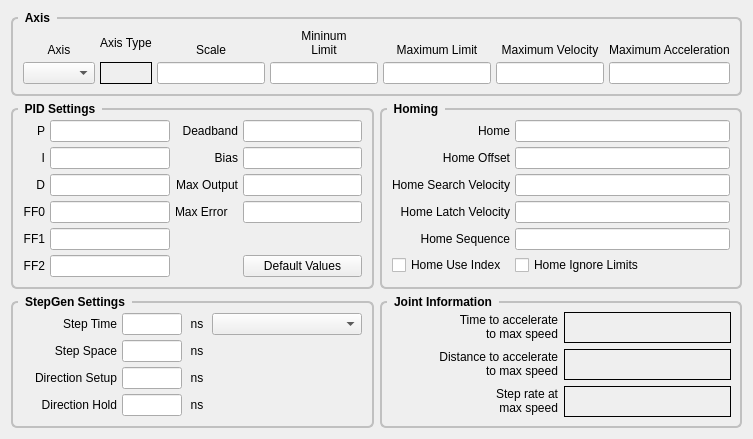
          <widget class="QWidget" name="joint0tab">
           <attribute name="title">
            <string>Joint 0</string>
           </attribute>
           <layout class="QGridLayout" name="gridLayout_2">
            <item row="0" column="0" colspan="2">
             <widget class="QGroupBox" name="jointAxisGroup_0">
              <property name="sizePolicy">
               <sizepolicy hsizetype="Preferred" vsizetype="Preferred">
                <horstretch>0</horstretch>
                <verstretch>0</verstretch>
               </sizepolicy>
              </property>
              <property name="styleSheet">
               <string notr="true">QGroupBox {
    font: bold;
    border: 2px solid silver;
    border-radius: 6px;
    margin-top: 6px;
}

QGroupBox::title {
    subcontrol-origin: margin;
    left: 7px;
    padding: 0px 5px 0px 5px;
}</string>
              </property>
              <property name="title">
               <string>Axis</string>
              </property>
              <layout class="QGridLayout" name="gridLayout_4">
               <property name="margin">
                <number>10</number>
               </property>
               <property name="spacing">
                <number>5</number>
               </property>
               <item row="1" column="1">
                <widget class="QLabel" name="axisType_0">
                 <property name="frameShape">
                  <enum>QFrame::Box</enum>
                 </property>
                 <property name="text">
                  <string/>
                 </property>
                </widget>
               </item>
               <item row="1" column="7">
                <widget class="QLineEdit" name="maxAccel_0">
                 <property name="alignment">
                  <set>Qt::AlignRight|Qt::AlignTrailing|Qt::AlignVCenter</set>
                 </property>
                </widget>
               </item>
               <item row="1" column="0">
                <widget class="QComboBox" name="axisCB_0"/>
               </item>
               <item row="0" column="4">
                <widget class="QLabel" name="label_62">
                 <property name="text">
                  <string>&lt;html&gt;&lt;head/&gt;&lt;body&gt;&lt;p&gt;Mininum&lt;br/&gt;Limit&lt;/p&gt;&lt;/body&gt;&lt;/html&gt;</string>
                 </property>
                 <property name="alignment">
                  <set>Qt::AlignBottom|Qt::AlignHCenter</set>
                 </property>
                 <property name="wordWrap">
                  <bool>true</bool>
                 </property>
                </widget>
               </item>
               <item row="0" column="0">
                <widget class="QLabel" name="label_43">
                 <property name="text">
                  <string>Axis</string>
                 </property>
                 <property name="alignment">
                  <set>Qt::AlignBottom|Qt::AlignHCenter</set>
                 </property>
                </widget>
               </item>
               <item row="1" column="4">
                <widget class="QLineEdit" name="minLimit_0">
                 <property name="alignment">
                  <set>Qt::AlignRight|Qt::AlignTrailing|Qt::AlignVCenter</set>
                 </property>
                </widget>
               </item>
               <item row="1" column="5">
                <widget class="QLineEdit" name="maxLimit_0">
                 <property name="alignment">
                  <set>Qt::AlignRight|Qt::AlignTrailing|Qt::AlignVCenter</set>
                 </property>
                </widget>
               </item>
               <item row="0" column="5">
                <widget class="QLabel" name="label_67">
                 <property name="text">
                  <string>Maximum Limit</string>
                 </property>
                 <property name="textFormat">
                  <enum>Qt::AutoText</enum>
                 </property>
                 <property name="alignment">
                  <set>Qt::AlignBottom|Qt::AlignHCenter</set>
                 </property>
                 <property name="wordWrap">
                  <bool>true</bool>
                 </property>
                </widget>
               </item>
               <item row="0" column="6">
                <widget class="QLabel" name="label_72">
                 <property name="text">
                  <string>Maximum Velocity</string>
                 </property>
                 <property name="alignment">
                  <set>Qt::AlignBottom|Qt::AlignHCenter</set>
                 </property>
                 <property name="wordWrap">
                  <bool>true</bool>
                 </property>
                </widget>
               </item>
               <item row="1" column="6">
                <widget class="QLineEdit" name="maxVelocity_0">
                 <property name="alignment">
                  <set>Qt::AlignRight|Qt::AlignTrailing|Qt::AlignVCenter</set>
                 </property>
                </widget>
               </item>
               <item row="0" column="2">
                <widget class="QLabel" name="label_45">
                 <property name="text">
                  <string>Scale</string>
                 </property>
                 <property name="alignment">
                  <set>Qt::AlignBottom|Qt::AlignHCenter</set>
                 </property>
                </widget>
               </item>
               <item row="0" column="7">
                <widget class="QLabel" name="label_73">
                 <property name="text">
                  <string>Maximum Acceleration</string>
                 </property>
                 <property name="alignment">
                  <set>Qt::AlignBottom|Qt::AlignHCenter</set>
                 </property>
                 <property name="wordWrap">
                  <bool>true</bool>
                 </property>
                </widget>
               </item>
               <item row="0" column="1">
                <widget class="QLabel" name="label_4">
                 <property name="text">
                  <string>Axis Type</string>
                 </property>
                </widget>
               </item>
               <item row="1" column="2">
                <widget class="QLineEdit" name="scale_0"/>
               </item>
              </layout>
             </widget>
            </item>
            <item row="1" column="0">
             <widget class="QGroupBox" name="groupBox_2">
              <property name="styleSheet">
               <string notr="true">QGroupBox {
    font: bold;
    border: 2px solid silver;
    border-radius: 6px;
    margin-top: 6px;
}

QGroupBox::title {
    subcontrol-origin: margin;
    left: 7px;
    padding: 0px 5px 0px 5px;
}</string>
              </property>
              <property name="title">
               <string>PID Settings</string>
              </property>
              <layout class="QGridLayout" name="gridLayout">
               <property name="margin">
                <number>10</number>
               </property>
               <property name="spacing">
                <number>5</number>
               </property>
               <item row="0" column="0">
                <widget class="QLabel" name="label_215">
                 <property name="text">
                  <string>P</string>
                 </property>
                 <property name="alignment">
                  <set>Qt::AlignRight|Qt::AlignTrailing|Qt::AlignVCenter</set>
                 </property>
                </widget>
               </item>
               <item row="0" column="1">
                <widget class="QLineEdit" name="p_0">
                 <property name="text">
                  <string/>
                 </property>
                 <property name="alignment">
                  <set>Qt::AlignRight|Qt::AlignTrailing|Qt::AlignVCenter</set>
                 </property>
                </widget>
               </item>
               <item row="0" column="2">
                <widget class="QLabel" name="label_214">
                 <property name="text">
                  <string>Deadband</string>
                 </property>
                 <property name="alignment">
                  <set>Qt::AlignRight|Qt::AlignTrailing|Qt::AlignVCenter</set>
                 </property>
                </widget>
               </item>
               <item row="0" column="3">
                <widget class="QLineEdit" name="deadband_0">
                 <property name="text">
                  <string/>
                 </property>
                 <property name="alignment">
                  <set>Qt::AlignRight|Qt::AlignTrailing|Qt::AlignVCenter</set>
                 </property>
                </widget>
               </item>
               <item row="1" column="0">
                <widget class="QLabel" name="label_216">
                 <property name="text">
                  <string>I</string>
                 </property>
                 <property name="alignment">
                  <set>Qt::AlignRight|Qt::AlignTrailing|Qt::AlignVCenter</set>
                 </property>
                </widget>
               </item>
               <item row="1" column="1">
                <widget class="QLineEdit" name="i_0">
                 <property name="text">
                  <string/>
                 </property>
                 <property name="alignment">
                  <set>Qt::AlignRight|Qt::AlignTrailing|Qt::AlignVCenter</set>
                 </property>
                </widget>
               </item>
               <item row="1" column="2">
                <widget class="QLabel" name="label_221">
                 <property name="text">
                  <string>Bias</string>
                 </property>
                 <property name="alignment">
                  <set>Qt::AlignRight|Qt::AlignTrailing|Qt::AlignVCenter</set>
                 </property>
                </widget>
               </item>
               <item row="1" column="3">
                <widget class="QLineEdit" name="bias_0">
                 <property name="text">
                  <string/>
                 </property>
                 <property name="alignment">
                  <set>Qt::AlignRight|Qt::AlignTrailing|Qt::AlignVCenter</set>
                 </property>
                </widget>
               </item>
               <item row="2" column="0">
                <widget class="QLabel" name="label_217">
                 <property name="text">
                  <string>D</string>
                 </property>
                 <property name="alignment">
                  <set>Qt::AlignRight|Qt::AlignTrailing|Qt::AlignVCenter</set>
                 </property>
                </widget>
               </item>
               <item row="2" column="1">
                <widget class="QLineEdit" name="d_0">
                 <property name="text">
                  <string/>
                 </property>
                 <property name="alignment">
                  <set>Qt::AlignRight|Qt::AlignTrailing|Qt::AlignVCenter</set>
                 </property>
                </widget>
               </item>
               <item row="2" column="2">
                <widget class="QLabel" name="label_222">
                 <property name="text">
                  <string>Max Output</string>
                 </property>
                 <property name="alignment">
                  <set>Qt::AlignRight|Qt::AlignTrailing|Qt::AlignVCenter</set>
                 </property>
                </widget>
               </item>
               <item row="2" column="3">
                <widget class="QLineEdit" name="maxOutput_0">
                 <property name="text">
                  <string/>
                 </property>
                 <property name="alignment">
                  <set>Qt::AlignRight|Qt::AlignTrailing|Qt::AlignVCenter</set>
                 </property>
                </widget>
               </item>
               <item row="3" column="0">
                <widget class="QLabel" name="label_218">
                 <property name="text">
                  <string>FF0</string>
                 </property>
                 <property name="alignment">
                  <set>Qt::AlignRight|Qt::AlignTrailing|Qt::AlignVCenter</set>
                 </property>
                </widget>
               </item>
               <item row="3" column="1">
                <widget class="QLineEdit" name="ff0_0">
                 <property name="text">
                  <string/>
                 </property>
                 <property name="alignment">
                  <set>Qt::AlignRight|Qt::AlignTrailing|Qt::AlignVCenter</set>
                 </property>
                </widget>
               </item>
               <item row="4" column="0">
                <widget class="QLabel" name="label_219">
                 <property name="text">
                  <string>FF1</string>
                 </property>
                 <property name="alignment">
                  <set>Qt::AlignRight|Qt::AlignTrailing|Qt::AlignVCenter</set>
                 </property>
                </widget>
               </item>
               <item row="4" column="1">
                <widget class="QLineEdit" name="ff1_0">
                 <property name="text">
                  <string/>
                 </property>
                 <property name="alignment">
                  <set>Qt::AlignRight|Qt::AlignTrailing|Qt::AlignVCenter</set>
                 </property>
                </widget>
               </item>
               <item row="5" column="0">
                <widget class="QLabel" name="label_220">
                 <property name="text">
                  <string>FF2</string>
                 </property>
                 <property name="alignment">
                  <set>Qt::AlignRight|Qt::AlignTrailing|Qt::AlignVCenter</set>
                 </property>
                </widget>
               </item>
               <item row="5" column="1">
                <widget class="QLineEdit" name="ff2_0">
                 <property name="text">
                  <string/>
                 </property>
                 <property name="alignment">
                  <set>Qt::AlignRight|Qt::AlignTrailing|Qt::AlignVCenter</set>
                 </property>
                </widget>
               </item>
               <item row="5" column="3">
                <widget class="QPushButton" name="pidDefault_0">
                 <property name="text">
                  <string>Default Values</string>
                 </property>
                </widget>
               </item>
               <item row="3" column="2">
                <widget class="QLabel" name="label_183">
                 <property name="text">
                  <string>Max Error</string>
                 </property>
                </widget>
               </item>
               <item row="3" column="3">
                <widget class="QLineEdit" name="maxError_0">
                 <property name="alignment">
                  <set>Qt::AlignRight|Qt::AlignTrailing|Qt::AlignVCenter</set>
                 </property>
                </widget>
               </item>
              </layout>
             </widget>
            </item>
            <item row="1" column="1">
             <widget class="QGroupBox" name="groupBox_3">
              <property name="styleSheet">
               <string notr="true">QGroupBox {
    font: bold;
    border: 2px solid silver;
    border-radius: 6px;
    margin-top: 6px;
}

QGroupBox::title {
    subcontrol-origin: margin;
    left: 7px;
    padding: 0px 5px 0px 5px;
}</string>
              </property>
              <property name="title">
               <string>Homing</string>
              </property>
              <layout class="QGridLayout" name="gridLayout_3">
               <property name="margin">
                <number>10</number>
               </property>
               <property name="spacing">
                <number>5</number>
               </property>
               <item row="0" column="0">
                <widget class="QLabel" name="label_82">
                 <property name="text">
                  <string>Home</string>
                 </property>
                 <property name="alignment">
                  <set>Qt::AlignRight|Qt::AlignTrailing|Qt::AlignVCenter</set>
                 </property>
                </widget>
               </item>
               <item row="0" column="1">
                <widget class="QLineEdit" name="home_0">
                 <property name="toolTip">
                  <string>&lt;html&gt;&lt;head/&gt;&lt;body&gt;&lt;p&gt;Home is usually set to 0&lt;/p&gt;&lt;/body&gt;&lt;/html&gt;</string>
                 </property>
                 <property name="alignment">
                  <set>Qt::AlignLeading|Qt::AlignLeft|Qt::AlignVCenter</set>
                 </property>
                </widget>
               </item>
               <item row="1" column="0">
                <widget class="QLabel" name="label_83">
                 <property name="text">
                  <string>Home Offset</string>
                 </property>
                 <property name="alignment">
                  <set>Qt::AlignRight|Qt::AlignTrailing|Qt::AlignVCenter</set>
                 </property>
                </widget>
               </item>
               <item row="1" column="1">
                <widget class="QLineEdit" name="homeOffset_0">
                 <property name="toolTip">
                  <string>&lt;html&gt;&lt;head/&gt;&lt;body&gt;&lt;p&gt;Home Offset can be used to back off of the home switch&lt;/p&gt;&lt;/body&gt;&lt;/html&gt;</string>
                 </property>
                 <property name="alignment">
                  <set>Qt::AlignLeading|Qt::AlignLeft|Qt::AlignVCenter</set>
                 </property>
                </widget>
               </item>
               <item row="2" column="0">
                <widget class="QLabel" name="label_84">
                 <property name="text">
                  <string>Home Search Velocity</string>
                 </property>
                 <property name="alignment">
                  <set>Qt::AlignRight|Qt::AlignTrailing|Qt::AlignVCenter</set>
                 </property>
                </widget>
               </item>
               <item row="2" column="1">
                <widget class="QLineEdit" name="homeSearchVel_0">
                 <property name="toolTip">
                  <string>&lt;html&gt;&lt;head/&gt;&lt;body&gt;&lt;p&gt;Search Velocity is in units per second&lt;/p&gt;&lt;/body&gt;&lt;/html&gt;</string>
                 </property>
                 <property name="alignment">
                  <set>Qt::AlignLeading|Qt::AlignLeft|Qt::AlignVCenter</set>
                 </property>
                </widget>
               </item>
               <item row="3" column="0">
                <widget class="QLabel" name="label_85">
                 <property name="text">
                  <string>Home Latch Velocity</string>
                 </property>
                 <property name="alignment">
                  <set>Qt::AlignRight|Qt::AlignTrailing|Qt::AlignVCenter</set>
                 </property>
                </widget>
               </item>
               <item row="3" column="1">
                <widget class="QLineEdit" name="homeLatchVel_0">
                 <property name="toolTip">
                  <string>&lt;html&gt;&lt;head/&gt;&lt;body&gt;&lt;p&gt;Latch Velocity is in user units per second&lt;br/&gt;usually set slower than Search Velocity&lt;/p&gt;&lt;/body&gt;&lt;/html&gt;</string>
                 </property>
                 <property name="alignment">
                  <set>Qt::AlignLeading|Qt::AlignLeft|Qt::AlignVCenter</set>
                 </property>
                </widget>
               </item>
               <item row="5" column="0">
                <widget class="QCheckBox" name="homeUseIndex_0">
                 <property name="text">
                  <string>Home Use Index</string>
                 </property>
                </widget>
               </item>
               <item row="5" column="1">
                <widget class="QCheckBox" name="homeIgnoreLimits_0">
                 <property name="text">
                  <string>Home Ignore Limits</string>
                 </property>
                </widget>
               </item>
               <item row="4" column="0">
                <widget class="QLabel" name="label_38">
                 <property name="text">
                  <string>Home Sequence</string>
                 </property>
                 <property name="alignment">
                  <set>Qt::AlignRight|Qt::AlignTrailing|Qt::AlignVCenter</set>
                 </property>
                </widget>
               </item>
               <item row="4" column="1">
                <widget class="QLineEdit" name="homeSequence_0">
                 <property name="toolTip">
                  <string>&lt;html&gt;&lt;head/&gt;&lt;body&gt;&lt;p&gt;Home sequences start at 0 and do not skip a number.&lt;/p&gt;&lt;p&gt;Multiple joint axis use a negative number.&lt;/p&gt;&lt;p&gt;Leave blank to home the joint manually.&lt;/p&gt;&lt;/body&gt;&lt;/html&gt;</string>
                 </property>
                </widget>
               </item>
              </layout>
             </widget>
            </item>
            <item row="2" column="0">
             <widget class="QGroupBox" name="groupBox_4">
              <property name="styleSheet">
               <string notr="true">QGroupBox {
    font: bold;
    border: 2px solid silver;
    border-radius: 6px;
    margin-top: 6px;
}

QGroupBox::title {
    subcontrol-origin: margin;
    left: 7px;
    padding: 0px 5px 0px 5px;
}</string>
              </property>
              <property name="title">
               <string>StepGen Settings</string>
              </property>
              <layout class="QGridLayout" name="gridLayout_5">
               <property name="margin">
                <number>10</number>
               </property>
               <property name="spacing">
                <number>5</number>
               </property>
               <item row="0" column="0">
                <widget class="QLabel" name="label_44">
                 <property name="text">
                  <string>Step Time</string>
                 </property>
                 <property name="alignment">
                  <set>Qt::AlignRight|Qt::AlignTrailing|Qt::AlignVCenter</set>
                 </property>
                </widget>
               </item>
               <item row="0" column="2">
                <widget class="QLabel" name="label_110">
                 <property name="minimumSize">
                  <size>
                   <width>20</width>
                   <height>0</height>
                  </size>
                 </property>
                 <property name="maximumSize">
                  <size>
                   <width>20</width>
                   <height>16777215</height>
                  </size>
                 </property>
                 <property name="text">
                  <string>ns</string>
                 </property>
                 <property name="alignment">
                  <set>Qt::AlignCenter</set>
                 </property>
                </widget>
               </item>
               <item row="1" column="0">
                <widget class="QLabel" name="label_47">
                 <property name="text">
                  <string>Step Space</string>
                 </property>
                 <property name="alignment">
                  <set>Qt::AlignRight|Qt::AlignTrailing|Qt::AlignVCenter</set>
                 </property>
                </widget>
               </item>
               <item row="1" column="2">
                <widget class="QLabel" name="label_102">
                 <property name="minimumSize">
                  <size>
                   <width>20</width>
                   <height>0</height>
                  </size>
                 </property>
                 <property name="maximumSize">
                  <size>
                   <width>20</width>
                   <height>16777215</height>
                  </size>
                 </property>
                 <property name="text">
                  <string>ns</string>
                 </property>
                 <property name="alignment">
                  <set>Qt::AlignCenter</set>
                 </property>
                </widget>
               </item>
               <item row="2" column="0">
                <widget class="QLabel" name="label_48">
                 <property name="text">
                  <string>Direction Setup</string>
                 </property>
                 <property name="alignment">
                  <set>Qt::AlignRight|Qt::AlignTrailing|Qt::AlignVCenter</set>
                 </property>
                </widget>
               </item>
               <item row="2" column="2">
                <widget class="QLabel" name="label_108">
                 <property name="minimumSize">
                  <size>
                   <width>20</width>
                   <height>0</height>
                  </size>
                 </property>
                 <property name="maximumSize">
                  <size>
                   <width>20</width>
                   <height>16777215</height>
                  </size>
                 </property>
                 <property name="text">
                  <string>ns</string>
                 </property>
                 <property name="alignment">
                  <set>Qt::AlignCenter</set>
                 </property>
                </widget>
               </item>
               <item row="3" column="0">
                <widget class="QLabel" name="label_49">
                 <property name="text">
                  <string>Direction Hold</string>
                 </property>
                 <property name="alignment">
                  <set>Qt::AlignRight|Qt::AlignTrailing|Qt::AlignVCenter</set>
                 </property>
                </widget>
               </item>
               <item row="3" column="2">
                <widget class="QLabel" name="label_109">
                 <property name="minimumSize">
                  <size>
                   <width>20</width>
                   <height>0</height>
                  </size>
                 </property>
                 <property name="maximumSize">
                  <size>
                   <width>20</width>
                   <height>16777215</height>
                  </size>
                 </property>
                 <property name="text">
                  <string>ns</string>
                 </property>
                 <property name="alignment">
                  <set>Qt::AlignCenter</set>
                 </property>
                </widget>
               </item>
               <item row="0" column="3">
                <widget class="QComboBox" name="driveCB_0">
                 <property name="sizePolicy">
                  <sizepolicy hsizetype="Preferred" vsizetype="Fixed">
                   <horstretch>0</horstretch>
                   <verstretch>0</verstretch>
                  </sizepolicy>
                 </property>
                 <property name="minimumSize">
                  <size>
                   <width>150</width>
                   <height>0</height>
                  </size>
                 </property>
                </widget>
               </item>
               <item row="2" column="1">
                <widget class="QLineEdit" name="dirSetup_0">
                 <property name="sizePolicy">
                  <sizepolicy hsizetype="Minimum" vsizetype="Fixed">
                   <horstretch>0</horstretch>
                   <verstretch>0</verstretch>
                  </sizepolicy>
                 </property>
                 <property name="minimumSize">
                  <size>
                   <width>0</width>
                   <height>0</height>
                  </size>
                 </property>
                 <property name="maximumSize">
                  <size>
                   <width>60</width>
                   <height>16777215</height>
                  </size>
                 </property>
                 <property name="text">
                  <string/>
                 </property>
                 <property name="alignment">
                  <set>Qt::AlignRight|Qt::AlignTrailing|Qt::AlignVCenter</set>
                 </property>
                </widget>
               </item>
               <item row="3" column="1">
                <widget class="QLineEdit" name="dirHold_0">
                 <property name="sizePolicy">
                  <sizepolicy hsizetype="Minimum" vsizetype="Fixed">
                   <horstretch>0</horstretch>
                   <verstretch>0</verstretch>
                  </sizepolicy>
                 </property>
                 <property name="minimumSize">
                  <size>
                   <width>0</width>
                   <height>0</height>
                  </size>
                 </property>
                 <property name="maximumSize">
                  <size>
                   <width>60</width>
                   <height>16777215</height>
                  </size>
                 </property>
                 <property name="text">
                  <string/>
                 </property>
                 <property name="alignment">
                  <set>Qt::AlignRight|Qt::AlignTrailing|Qt::AlignVCenter</set>
                 </property>
                </widget>
               </item>
               <item row="1" column="1">
                <widget class="QLineEdit" name="stepSpace_0">
                 <property name="sizePolicy">
                  <sizepolicy hsizetype="Minimum" vsizetype="Fixed">
                   <horstretch>0</horstretch>
                   <verstretch>0</verstretch>
                  </sizepolicy>
                 </property>
                 <property name="minimumSize">
                  <size>
                   <width>0</width>
                   <height>0</height>
                  </size>
                 </property>
                 <property name="maximumSize">
                  <size>
                   <width>60</width>
                   <height>16777215</height>
                  </size>
                 </property>
                 <property name="text">
                  <string/>
                 </property>
                 <property name="alignment">
                  <set>Qt::AlignRight|Qt::AlignTrailing|Qt::AlignVCenter</set>
                 </property>
                </widget>
               </item>
               <item row="0" column="1">
                <widget class="QLineEdit" name="stepTime_0">
                 <property name="sizePolicy">
                  <sizepolicy hsizetype="Minimum" vsizetype="Fixed">
                   <horstretch>0</horstretch>
                   <verstretch>0</verstretch>
                  </sizepolicy>
                 </property>
                 <property name="minimumSize">
                  <size>
                   <width>0</width>
                   <height>0</height>
                  </size>
                 </property>
                 <property name="maximumSize">
                  <size>
                   <width>60</width>
                   <height>16777215</height>
                  </size>
                 </property>
                 <property name="inputMask">
                  <string/>
                 </property>
                 <property name="text">
                  <string/>
                 </property>
                 <property name="alignment">
                  <set>Qt::AlignRight|Qt::AlignTrailing|Qt::AlignVCenter</set>
                 </property>
                </widget>
               </item>
              </layout>
             </widget>
            </item>
            <item row="2" column="1">
             <widget class="QGroupBox" name="gridGroupBox">
              <property name="styleSheet">
               <string notr="true">QGroupBox {
    font: bold;
    border: 2px solid silver;
    border-radius: 6px;
    margin-top: 6px;
}

QGroupBox::title {
    subcontrol-origin: margin;
    left: 7px;
    padding: 0px 5px 0px 5px;
}</string>
              </property>
              <property name="title">
               <string>Joint Information</string>
              </property>
              <layout class="QGridLayout" name="gridLayout_27">
               <item row="0" column="1">
                <widget class="QLabel" name="timeJoint_0">
                 <property name="frameShape">
                  <enum>QFrame::Box</enum>
                 </property>
                 <property name="text">
                  <string>&lt;html&gt;&lt;head/&gt;&lt;body&gt;&lt;p align=&quot;center&quot;&gt;&lt;br/&gt;&lt;/p&gt;&lt;/body&gt;&lt;/html&gt;</string>
                 </property>
                </widget>
               </item>
               <item row="0" column="0">
                <widget class="QLabel" name="label_181">
                 <property name="text">
                  <string>&lt;html&gt;&lt;head/&gt;&lt;body&gt;&lt;p align=&quot;right&quot;&gt;Time to accelerate&lt;br/&gt;to max speed&lt;/p&gt;&lt;/body&gt;&lt;/html&gt;</string>
                 </property>
                </widget>
               </item>
               <item row="1" column="0">
                <widget class="QLabel" name="label_182">
                 <property name="text">
                  <string>&lt;html&gt;&lt;head/&gt;&lt;body&gt;&lt;p align=&quot;right&quot;&gt;Distance to accelerate&lt;br/&gt;to max speed&lt;/p&gt;&lt;/body&gt;&lt;/html&gt;</string>
                 </property>
                </widget>
               </item>
               <item row="1" column="1">
                <widget class="QLabel" name="distanceJoint_0">
                 <property name="frameShape">
                  <enum>QFrame::Box</enum>
                 </property>
                 <property name="text">
                  <string>&lt;html&gt;&lt;head/&gt;&lt;body&gt;&lt;p align=&quot;center&quot;&gt;&lt;br/&gt;&lt;/p&gt;&lt;/body&gt;&lt;/html&gt;</string>
                 </property>
                </widget>
               </item>
               <item row="2" column="0">
                <widget class="QLabel" name="label_185">
                 <property name="text">
                  <string>&lt;html&gt;&lt;head/&gt;&lt;body&gt;&lt;p align=&quot;right&quot;&gt;Step rate at&lt;br/&gt;max speed&lt;/p&gt;&lt;/body&gt;&lt;/html&gt;</string>
                 </property>
                </widget>
               </item>
               <item row="2" column="1">
                <widget class="QLabel" name="stepRateJoint_0">
                 <property name="frameShape">
                  <enum>QFrame::Box</enum>
                 </property>
                 <property name="text">
                  <string>&lt;html&gt;&lt;head/&gt;&lt;body&gt;&lt;p align=&quot;center&quot;&gt;&lt;br/&gt;&lt;/p&gt;&lt;/body&gt;&lt;/html&gt;</string>
                 </property>
                </widget>
               </item>
              </layout>
             </widget>
            </item>
           </layout>
          </widget>
